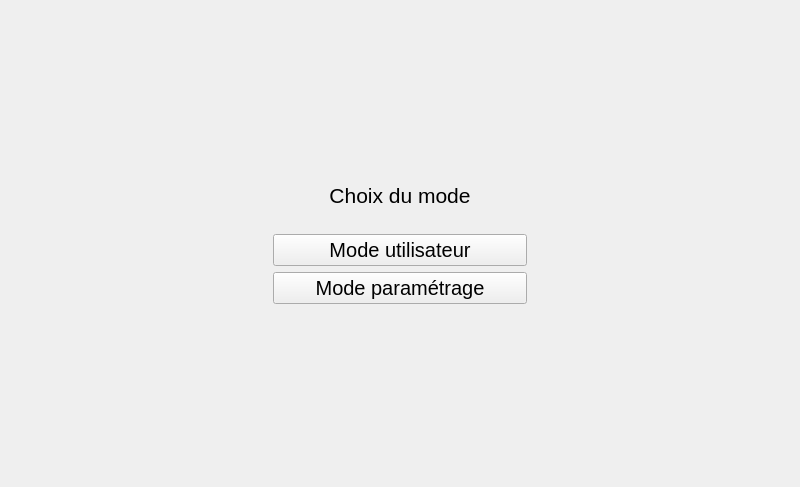
<?xml version="1.0" encoding="UTF-8"?>
<ui version="4.0">
 <class>CFenetre</class>
 <widget class="QWidget" name="CFenetre">
  <property name="geometry">
   <rect>
    <x>0</x>
    <y>0</y>
    <width>800</width>
    <height>487</height>
   </rect>
  </property>
  <property name="windowTitle">
   <string>Logiciel prise de vue</string>
  </property>
  <layout class="QGridLayout" name="gridLayout">
   <item row="1" column="0">
    <widget class="QStackedWidget" name="stackedWidget">
     <property name="currentIndex">
      <number>0</number>
     </property>
     <widget class="QWidget" name="accueil">
      <layout class="QHBoxLayout" name="horizontalLayout">
       <item>
        <spacer name="horizontalSpacer_2">
         <property name="orientation">
          <enum>Qt::Horizontal</enum>
         </property>
         <property name="sizeHint" stdset="0">
          <size>
           <width>40</width>
           <height>20</height>
          </size>
         </property>
        </spacer>
       </item>
       <item>
        <layout class="QVBoxLayout" name="verticalLayout_2">
         <item>
          <spacer name="verticalSpacer">
           <property name="orientation">
            <enum>Qt::Vertical</enum>
           </property>
           <property name="sizeHint" stdset="0">
            <size>
             <width>20</width>
             <height>40</height>
            </size>
           </property>
          </spacer>
         </item>
         <item>
          <widget class="QLabel" name="choixModeLabel">
           <property name="font">
            <font>
             <family>Arial</family>
             <pointsize>16</pointsize>
             <weight>50</weight>
             <italic>false</italic>
             <bold>false</bold>
             <underline>false</underline>
             <strikeout>false</strikeout>
            </font>
           </property>
           <property name="text">
            <string>Choix du mode</string>
           </property>
           <property name="alignment">
            <set>Qt::AlignCenter</set>
           </property>
          </widget>
         </item>
         <item>
          <spacer name="horizontalSpacer">
           <property name="orientation">
            <enum>Qt::Horizontal</enum>
           </property>
           <property name="sizeHint" stdset="0">
            <size>
             <width>40</width>
             <height>20</height>
            </size>
           </property>
          </spacer>
         </item>
         <item>
          <widget class="QPushButton" name="modeUtilisateurPushButton">
           <property name="font">
            <font>
             <family>Arial</family>
             <pointsize>15</pointsize>
            </font>
           </property>
           <property name="text">
            <string>Mode utilisateur</string>
           </property>
          </widget>
         </item>
         <item>
          <widget class="QPushButton" name="modeParametragePushButton">
           <property name="font">
            <font>
             <family>Arial</family>
             <pointsize>15</pointsize>
            </font>
           </property>
           <property name="text">
            <string>Mode paramétrage</string>
           </property>
          </widget>
         </item>
         <item>
          <spacer name="verticalSpacer_2">
           <property name="orientation">
            <enum>Qt::Vertical</enum>
           </property>
           <property name="sizeHint" stdset="0">
            <size>
             <width>20</width>
             <height>40</height>
            </size>
           </property>
          </spacer>
         </item>
        </layout>
       </item>
       <item>
        <spacer name="horizontalSpacer_3">
         <property name="orientation">
          <enum>Qt::Horizontal</enum>
         </property>
         <property name="sizeHint" stdset="0">
          <size>
           <width>40</width>
           <height>20</height>
          </size>
         </property>
        </spacer>
       </item>
      </layout>
     </widget>
     <widget class="QWidget" name="parametrage">
      <layout class="QVBoxLayout" name="verticalLayout">
       <item>
        <widget class="QGroupBox" name="moduleDeCommunicationGroupBox">
         <property name="font">
          <font>
           <family>Arial</family>
           <pointsize>12</pointsize>
          </font>
         </property>
         <property name="title">
          <string>Module de communication</string>
         </property>
         <layout class="QGridLayout" name="gridLayout_2">
          <item row="0" column="2">
           <spacer name="horizontalSpacer_5">
            <property name="orientation">
             <enum>Qt::Horizontal</enum>
            </property>
            <property name="sizeHint" stdset="0">
             <size>
              <width>40</width>
              <height>20</height>
             </size>
            </property>
           </spacer>
          </item>
          <item row="1" column="0">
           <widget class="QLabel" name="portLabel">
            <property name="text">
             <string>Port</string>
            </property>
           </widget>
          </item>
          <item row="0" column="0">
           <widget class="QLabel" name="adresseIpLabel">
            <property name="text">
             <string>Adresse IP</string>
            </property>
           </widget>
          </item>
          <item row="0" column="1">
           <widget class="QLineEdit" name="adresseIpLineEdit">
            <property name="maxLength">
             <number>32767</number>
            </property>
            <property name="placeholderText">
             <string>127.0.0.1</string>
            </property>
           </widget>
          </item>
          <item row="1" column="1">
           <widget class="QLineEdit" name="portLineEdit">
            <property name="placeholderText">
             <string>21</string>
            </property>
           </widget>
          </item>
          <item row="2" column="0" colspan="2">
           <widget class="QPushButton" name="testerCommunicationPushButton">
            <property name="text">
             <string>Tester la communication</string>
            </property>
           </widget>
          </item>
         </layout>
        </widget>
       </item>
       <item>
        <widget class="QGroupBox" name="modulePriseDeVueGroupBox">
         <property name="font">
          <font>
           <family>Arial</family>
           <pointsize>12</pointsize>
          </font>
         </property>
         <property name="title">
          <string>Module de prise de vue</string>
         </property>
         <layout class="QGridLayout" name="gridLayout_3">
          <item row="1" column="0">
           <widget class="QLabel" name="dureeRetardateurPhotoLabel">
            <property name="text">
             <string>Durée du retardateur photo</string>
            </property>
           </widget>
          </item>
          <item row="1" column="1">
           <widget class="QSpinBox" name="dureeRetardateurPhotoSpinBox">
            <property name="font">
             <font>
              <pointsize>15</pointsize>
             </font>
            </property>
            <property name="minimum">
             <number>1</number>
            </property>
            <property name="maximum">
             <number>60</number>
            </property>
            <property name="value">
             <number>1</number>
            </property>
           </widget>
          </item>
          <item row="1" column="2">
           <spacer name="horizontalSpacer_4">
            <property name="orientation">
             <enum>Qt::Horizontal</enum>
            </property>
            <property name="sizeHint" stdset="0">
             <size>
              <width>40</width>
              <height>20</height>
             </size>
            </property>
           </spacer>
          </item>
          <item row="2" column="0">
           <widget class="QLabel" name="dureeChoixOptionLabel">
            <property name="text">
             <string>Durée lors du choix d'une option</string>
            </property>
           </widget>
          </item>
          <item row="2" column="1">
           <widget class="QSpinBox" name="dureeChoixOptionSpinBox">
            <property name="font">
             <font>
              <pointsize>15</pointsize>
             </font>
            </property>
            <property name="minimum">
             <number>1</number>
            </property>
            <property name="maximum">
             <number>60</number>
            </property>
            <property name="value">
             <number>1</number>
            </property>
           </widget>
          </item>
          <item row="3" column="0">
           <widget class="QCheckBox" name="priseAutomatiquePhotosCheckBox">
            <property name="font">
             <font>
              <pointsize>12</pointsize>
             </font>
            </property>
            <property name="text">
             <string>Prise automatique des photos</string>
            </property>
           </widget>
          </item>
         </layout>
        </widget>
       </item>
       <item>
        <layout class="QHBoxLayout" name="horizontalLayout_2">
         <item>
          <widget class="QPushButton" name="sauvegarderPushButton">
           <property name="font">
            <font>
             <family>Arial</family>
             <pointsize>12</pointsize>
            </font>
           </property>
           <property name="text">
            <string>Sauvegarder</string>
           </property>
          </widget>
         </item>
         <item>
          <widget class="QPushButton" name="annulerPushButton">
           <property name="font">
            <font>
             <family>Arial</family>
             <pointsize>12</pointsize>
            </font>
           </property>
           <property name="text">
            <string>Annuler</string>
           </property>
          </widget>
         </item>
        </layout>
       </item>
      </layout>
     </widget>
     <widget class="QWidget" name="prisePhoto">
      <layout class="QHBoxLayout" name="horizontalLayout_5">
       <item>
        <widget class="QPushButton" name="prendrePhotoPushButton">
         <property name="minimumSize">
          <size>
           <width>400</width>
           <height>90</height>
          </size>
         </property>
         <property name="maximumSize">
          <size>
           <width>400</width>
           <height>90</height>
          </size>
         </property>
         <property name="font">
          <font>
           <family>Arial</family>
           <pointsize>18</pointsize>
          </font>
         </property>
         <property name="text">
          <string>Prendre en photo</string>
         </property>
        </widget>
       </item>
      </layout>
     </widget>
     <widget class="QWidget" name="optionPhoto">
      <layout class="QVBoxLayout" name="verticalLayout_5">
       <item>
        <layout class="QHBoxLayout" name="horizontalLayout_6">
         <item>
          <spacer name="horizontalSpacer_7">
           <property name="orientation">
            <enum>Qt::Horizontal</enum>
           </property>
           <property name="sizeHint" stdset="0">
            <size>
             <width>40</width>
             <height>20</height>
            </size>
           </property>
          </spacer>
         </item>
         <item>
          <layout class="QVBoxLayout" name="verticalLayout_4">
           <item>
            <widget class="QLabel" name="photoLabel">
             <property name="minimumSize">
              <size>
               <width>0</width>
               <height>380</height>
              </size>
             </property>
             <property name="maximumSize">
              <size>
               <width>16777215</width>
               <height>380</height>
              </size>
             </property>
             <property name="font">
              <font>
               <strikeout>false</strikeout>
              </font>
             </property>
             <property name="text">
              <string/>
             </property>
             <property name="scaledContents">
              <bool>false</bool>
             </property>
             <property name="alignment">
              <set>Qt::AlignCenter</set>
             </property>
            </widget>
           </item>
           <item>
            <spacer name="verticalSpacer_3">
             <property name="orientation">
              <enum>Qt::Vertical</enum>
             </property>
             <property name="sizeHint" stdset="0">
              <size>
               <width>20</width>
               <height>40</height>
              </size>
             </property>
            </spacer>
           </item>
           <item>
            <layout class="QHBoxLayout" name="horizontalLayout_3">
             <item>
              <widget class="QLabel" name="decompteChoixOptionLabel">
               <property name="minimumSize">
                <size>
                 <width>40</width>
                 <height>0</height>
                </size>
               </property>
               <property name="font">
                <font>
                 <pointsize>12</pointsize>
                 <weight>75</weight>
                 <bold>true</bold>
                </font>
               </property>
               <property name="text">
                <string/>
               </property>
               <property name="alignment">
                <set>Qt::AlignCenter</set>
               </property>
              </widget>
             </item>
             <item>
              <widget class="QLineEdit" name="adresseMailLineEdit">
               <property name="minimumSize">
                <size>
                 <width>430</width>
                 <height>31</height>
                </size>
               </property>
               <property name="font">
                <font>
                 <pointsize>11</pointsize>
                </font>
               </property>
               <property name="placeholderText">
                <string>adressemail34000@domaine.fr</string>
               </property>
              </widget>
             </item>
             <item>
              <widget class="QPushButton" name="envoyerPushButton">
               <property name="minimumSize">
                <size>
                 <width>120</width>
                 <height>31</height>
                </size>
               </property>
               <property name="font">
                <font>
                 <pointsize>11</pointsize>
                </font>
               </property>
               <property name="text">
                <string>Envoyer</string>
               </property>
              </widget>
             </item>
             <item>
              <spacer name="horizontalSpacer_6">
               <property name="orientation">
                <enum>Qt::Horizontal</enum>
               </property>
               <property name="sizeHint" stdset="0">
                <size>
                 <width>40</width>
                 <height>20</height>
                </size>
               </property>
              </spacer>
             </item>
             <item>
              <widget class="QPushButton" name="supprimerPushButton">
               <property name="minimumSize">
                <size>
                 <width>120</width>
                 <height>31</height>
                </size>
               </property>
               <property name="font">
                <font>
                 <pointsize>11</pointsize>
                </font>
               </property>
               <property name="text">
                <string>Supprimer</string>
               </property>
              </widget>
             </item>
            </layout>
           </item>
          </layout>
         </item>
         <item>
          <spacer name="horizontalSpacer_8">
           <property name="orientation">
            <enum>Qt::Horizontal</enum>
           </property>
           <property name="sizeHint" stdset="0">
            <size>
             <width>40</width>
             <height>20</height>
            </size>
           </property>
          </spacer>
         </item>
        </layout>
       </item>
      </layout>
     </widget>
     <widget class="QWidget" name="page">
      <layout class="QVBoxLayout" name="verticalLayout_6">
       <item>
        <spacer name="verticalSpacer_4">
         <property name="orientation">
          <enum>Qt::Vertical</enum>
         </property>
         <property name="sizeHint" stdset="0">
          <size>
           <width>20</width>
           <height>40</height>
          </size>
         </property>
        </spacer>
       </item>
       <item>
        <widget class="QLabel" name="etatPhotoLabel">
         <property name="font">
          <font>
           <pointsize>10</pointsize>
          </font>
         </property>
         <property name="text">
          <string/>
         </property>
         <property name="alignment">
          <set>Qt::AlignCenter</set>
         </property>
        </widget>
       </item>
       <item>
        <spacer name="horizontalSpacer_11">
         <property name="orientation">
          <enum>Qt::Horizontal</enum>
         </property>
         <property name="sizeHint" stdset="0">
          <size>
           <width>40</width>
           <height>20</height>
          </size>
         </property>
        </spacer>
       </item>
       <item>
        <layout class="QHBoxLayout" name="horizontalLayout_4">
         <item>
          <spacer name="horizontalSpacer_9">
           <property name="orientation">
            <enum>Qt::Horizontal</enum>
           </property>
           <property name="sizeHint" stdset="0">
            <size>
             <width>40</width>
             <height>20</height>
            </size>
           </property>
          </spacer>
         </item>
         <item>
          <widget class="QPushButton" name="okPushButton">
           <property name="text">
            <string>Ok</string>
           </property>
          </widget>
         </item>
         <item>
          <spacer name="horizontalSpacer_10">
           <property name="orientation">
            <enum>Qt::Horizontal</enum>
           </property>
           <property name="sizeHint" stdset="0">
            <size>
             <width>40</width>
             <height>20</height>
            </size>
           </property>
          </spacer>
         </item>
        </layout>
       </item>
       <item>
        <spacer name="verticalSpacer_5">
         <property name="orientation">
          <enum>Qt::Vertical</enum>
         </property>
         <property name="sizeHint" stdset="0">
          <size>
           <width>20</width>
           <height>40</height>
          </size>
         </property>
        </spacer>
       </item>
      </layout>
     </widget>
    </widget>
   </item>
  </layout>
 </widget>
 <resources/>
 <connections/>
</ui>
